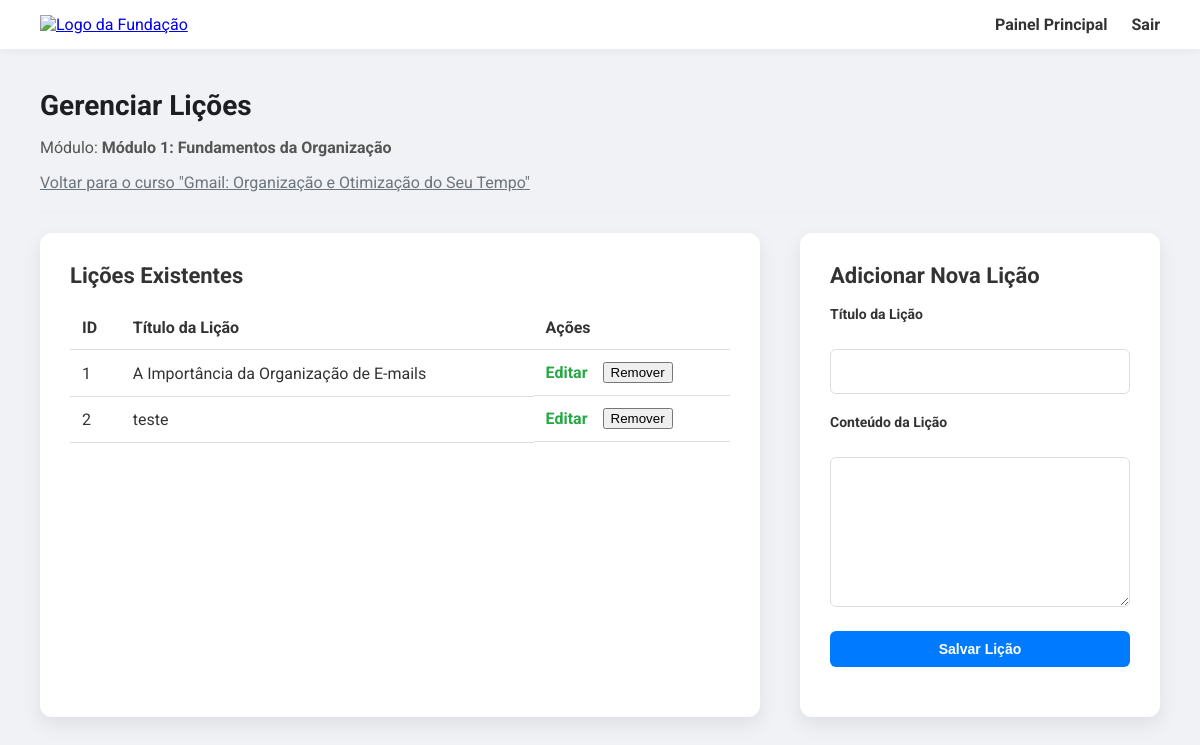
The app's page /admin/module/1/manage_lessons (signed in) with its own data.
### app/models.py (models this page shows, shortened)
class Module(db.Model):
    id = db.Column(db.Integer, primary_key=True)
    title = db.Column(db.String(140), nullable=False)
    course_id = db.Column(db.Integer, db.ForeignKey('course.id'), nullable=False)
    order = db.Column(db.Integer, nullable=False, server_default='1')
    lessons = db.relationship('Lesson', backref='module', lazy='dynamic', cascade="all, delete-orphan")
    quiz = db.relationship('Quiz', backref='module', uselist=False, cascade="all, delete-orphan")

class Course(db.Model):
    id = db.Column(db.Integer, primary_key=True)
    title = db.Column(db.String(140), nullable=False)
    description = db.Column(db.Text, nullable=False)
    course_load = db.Column(db.Integer, nullable=False, server_default='0')
    modules = db.relationship('Module', backref='course', lazy='dynamic', cascade="all, delete-orphan")
    enrollments = db.relationship('Enrollment', back_populates='course', cascade="all, delete-orphan")
    authorized_users = db.relationship('CourseAuthorization', back_populates='course', cascade="all, delete-orphan")

class Lesson(db.Model):
    id = db.Column(db.Integer, primary_key=True)
    title = db.Column(db.String(140), nullable=False)
    content = db.Column(db.Text, nullable=False)
    module_id = db.Column(db.Integer, db.ForeignKey('module.id'), nullable=False)
    has_response_field = db.Column(db.Boolean, default=False, nullable=False, server_default='0')
    order = db.Column(db.Integer, nullable=False, server_default='1')
    completions = db.relationship('LessonCompletion', backref='lesson', lazy='dynamic', cascade="all, delete-orphan")
    attachments = db.relationship('LessonAttachment', backref='lesson', lazy='dynamic', cascade="all, delete-orphan")
    responses = db.relationship('LessonResponse', backref='lesson', lazy='dynamic', cascade="all, delete-orphan")

### app/routes.py (the view)
@app.route('/admin/module/<int:module_id>/manage_lessons', methods=['GET'])
@login_required
def manage_lessons(module_id):
    if not current_user.is_admin:
        abort(403)
    module = Module.query.get_or_404(module_id)
    form = LessonForm()
    return render_template('admin/manage_lessons.html', title=f"Gerenciar Lições do {module.title}", module=module, form=form)

### app/forms.py
class LessonForm(FlaskForm):
    title = StringField('Título da Lição', validators=[DataRequired(), Length(min=5, max=140)])
    content = TextAreaField('Conteúdo da Lição', validators=[DataRequired()])
    has_response_field = BooleanField('Incluir campo de resposta para o aluno?')
    submit = SubmitField('Salvar Lição')

### app/models.py (called while the page is built)
@login.user_loader
def load_user(id):
    return User.query.get(int(id))

### app/templates/admin/manage_lessons.html (shortened to what this page needs)
<!DOCTYPE html>
<html lang="pt-br">
<head>
</head>
<body>
    <nav class="navbar">
        <a href="{{ url_for('index') }}"><img src="https://assets.zyrosite.com/cdn-cgi/image/format=auto,fit=crop/Yan9EZMjrOfO13GJ/funjab_rgb_2485x653-mnl9g2LppwI4kqao.jpg" alt="Logo da Fundação" class="logo"></a>
        <div class="nav-links">
            <a href="{{ url_for('admin_dashboard') }}">Painel Principal</a>
            <a href="{{ url_for('logout') }}">Sair</a>
        </div>
    </nav>
    <main class="container">
        <div class="page-header">
            <h1>Gerenciar Lições</h1>
            <p class="sub-title">Módulo: <strong>{{ module.title }}</strong></p>
            <a href="{{ url_for('manage_course', course_id=module.course_id) }}" class="course-link">Voltar para o curso "{{ module.course.title }}"</a>
        </div>
        <div class="content-grid">
            <div class="card">
                <h2>Lições Existentes</h2>
                <table>
                    <thead>
                        <tr>
                            <th>ID</th>
                            <th>Título da Lição</th>
                            <th>Ações</th>
                        </tr>
                    </thead>
                    <tbody>
                        {% for lesson in module.lessons %}
                        <tr>
                            <td>{{ lesson.id }}</td>
                            <td>{{ lesson.title }}</td>
                            <td class="actions">
                                <a href="{{ url_for('edit_lesson', lesson_id=lesson.id) }}" class="edit-link">Editar</a>
                                <form action="{{ url_for('delete_lesson', lesson_id=lesson.id) }}" method="post" onsubmit="return confirm('Tem certeza que deseja remover esta lição?');">
                                    <button type="submit">Remover</button>
                                </form>
                            </td>
                        </tr>
                        {% else %}
                        <tr>
                            <td colspan="3">Nenhuma lição cadastrada para este módulo.</td>
                        </tr>
                        {% endfor %}
                    </tbody>
                </table>
            </div>
            <div class="card">
                <h2>Adicionar Nova Lição</h2>
                <form action="{{ url_for('add_lesson', module_id=module.id) }}" method="post" novalidate>
                    <div class="form-group">
                        {{ form.title.label }}<br>
                        {{ form.title() }}
                    </div>
                    <div class="form-group">
                        {{ form.content.label }}<br>
                        {{ form.content() }}
                    </div>
                    <div class="form-group">
                        {{ form.submit(class="btn") }}
                    </div>
                </form>
            </div>
        </div>
    </main>
</body>
</html>

### app/templates/admin/manage_lessons.html (style rules this page uses)
body { font-family: 'Roboto', sans-serif; margin: 0; padding: 0; background-color: #f0f2f5; color: #333; }
.navbar { display: flex; justify-content: space-between; align-items: center; padding: 15px 40px; background-color: white; box-shadow: 0 2px 10px rgba(0, 0, 0, 0.05); }
.navbar .logo { max-width: 180px; }
.nav-links a { margin-left: 20px; text-decoration: none; color: #333; font-weight: bold; }
.container { max-width: 1200px; margin: 0 auto; padding: 40px; }
.page-header { border-bottom: 1px solid #eee; padding-bottom: 20px; margin-bottom: 20px; }
.page-header h1 { font-size: 28px; color: #1c1e21; margin: 0; }
.page-header .sub-title { color: #555; }
.page-header .course-link { color: #6c757d; }
.content-grid { display: grid; grid-template-columns: 2fr 1fr; gap: 40px; }
.card { background: white; border-radius: 12px; box-shadow: 0 8px 20px rgba(0, 0, 0, 0.08); padding: 30px; }
.card h2 { font-size: 22px; margin-top: 0; }
table { width: 100%; border-collapse: collapse; }
th, td { text-align: left; padding: 12px; border-bottom: 1px solid #ddd; }
.btn { display: inline-block; padding: 10px 20px; border-radius: 6px; text-decoration: none; font-weight: bold; font-size: 14px; background-color: #007bff; color: white; border: none; cursor: pointer; width: 100%; }
label { display: block; margin-bottom: 8px; font-weight: bold; font-size: 14px; }
input[type="text"], textarea { width: 100%; padding: 12px; border: 1px solid #ddd; border-radius: 6px; box-sizing: border-box; font-size: 16px; font-family: 'Roboto', sans-serif; }
textarea { resize: vertical; min-height: 150px; }
.form-group { margin-bottom: 20px; }
.actions { display: flex; align-items: center; gap: 15px; }
.actions a { text-decoration: none; font-weight: bold; }
.actions .edit-link { color: #28a745; }

### records on screen
Module: title "Módulo 1: Fundamentos da Organização"
Course: course "Gmail: Organização e Otimização do Seu Tempo"
Lesson: id "1", title "A Importância da Organização de E-mails"
Lesson: id "2", title "teste"
